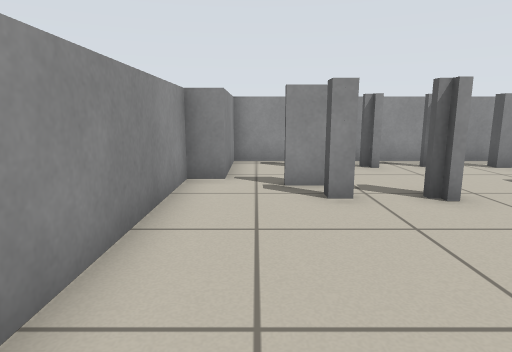
View 1 (above)

20 first-person views from a walk through a robot-simulator world made for Stage. The camera is 0.69 m above the floor, tilts 10° down and sees 75° across. Floor lines are 1 m apart. The floor is counted in squares, 0.5 m on a side. Each view is taken from the middle of a square. On the plan, view 1 faces up. The plan holds only what a view shows up to about 15 squares ahead; the rest is blank. The place goes on beyond the plan. The robots in the file are not drawn.

View 2
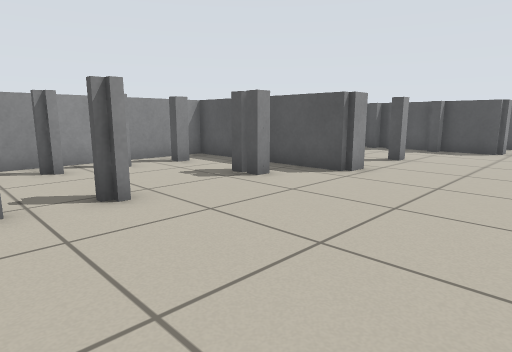

View 3
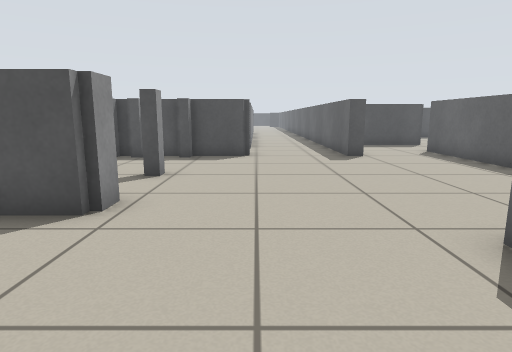

View 4
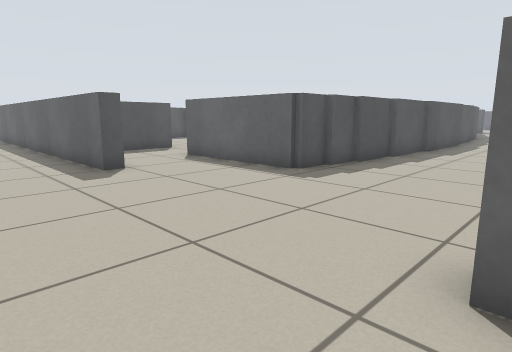

View 5
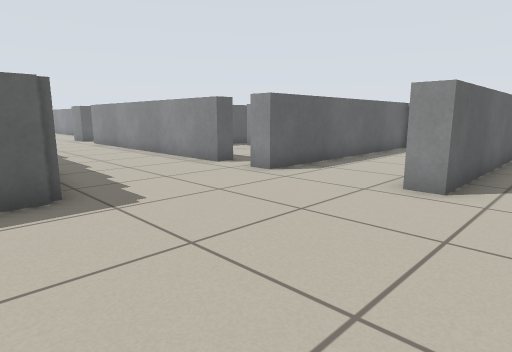

View 6
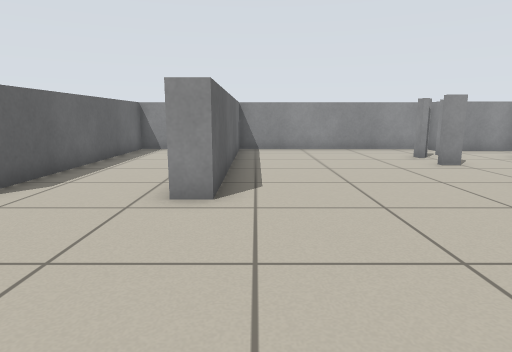

View 7
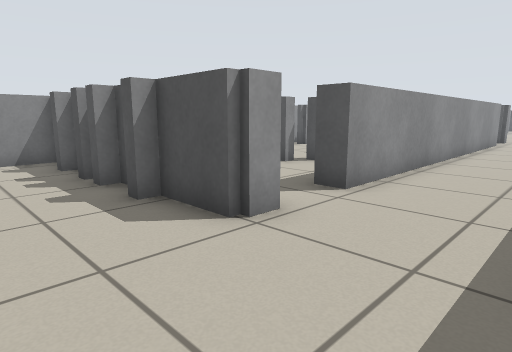

View 8
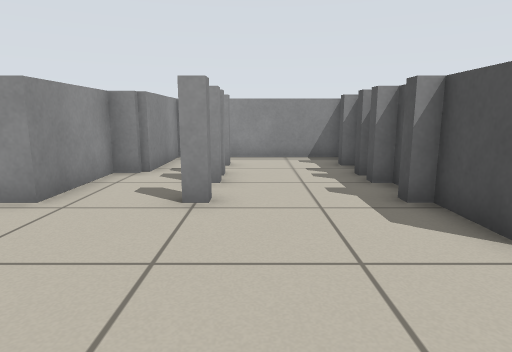

View 9
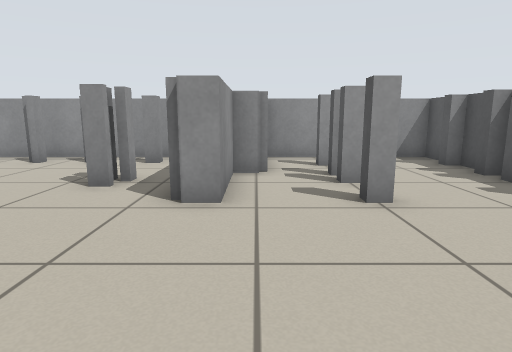

View 10
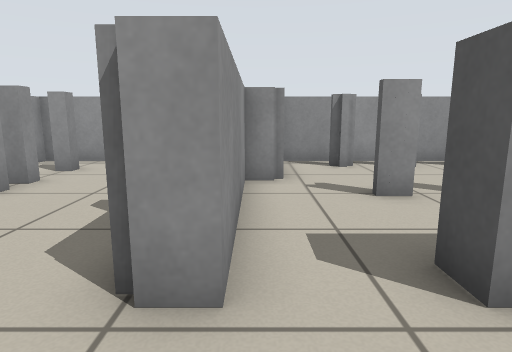

View 11
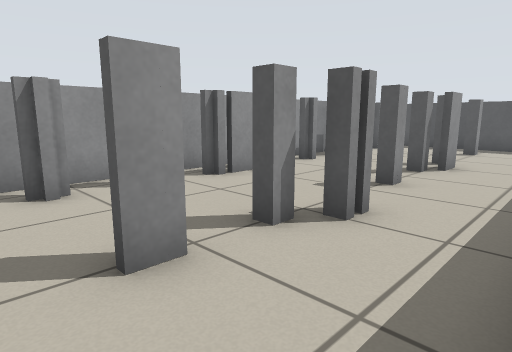

View 12
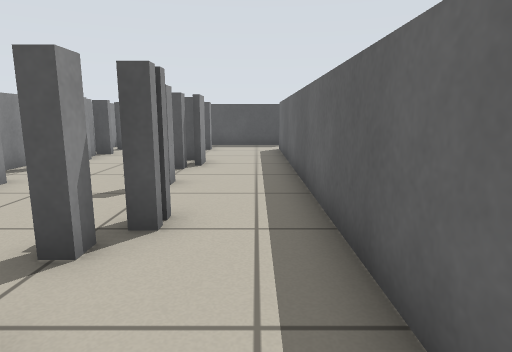

View 13
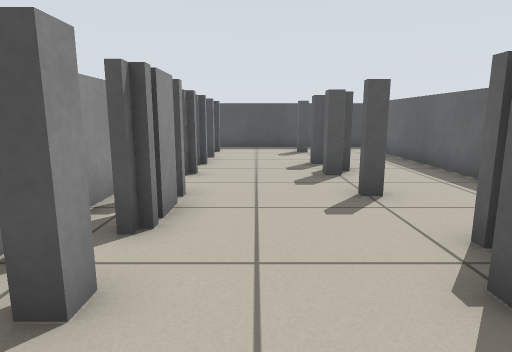

View 14
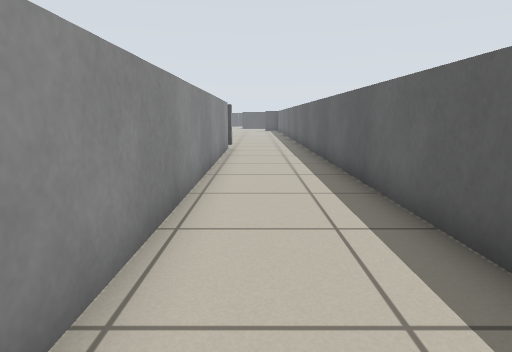

View 15
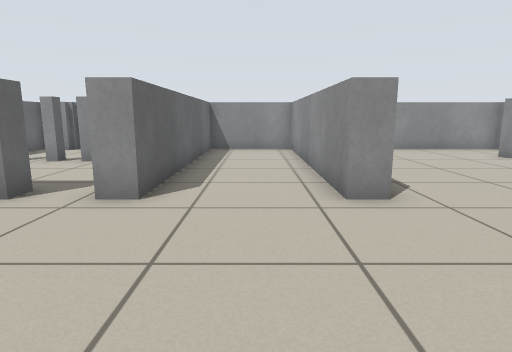

View 16
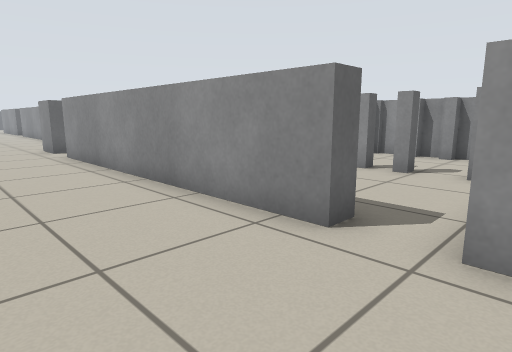

View 17
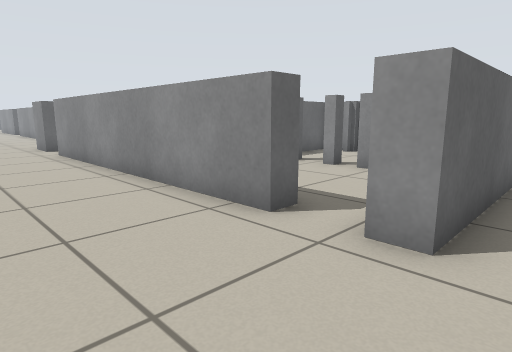

View 18
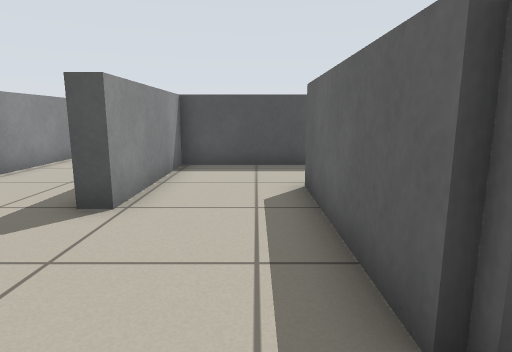

View 19
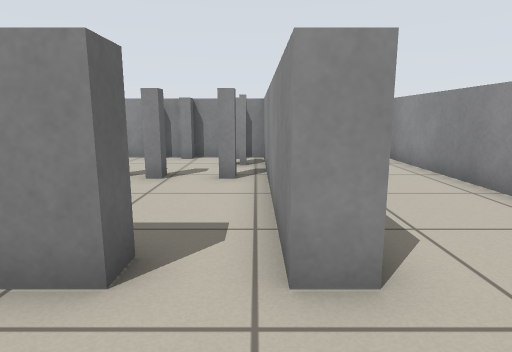

View 20
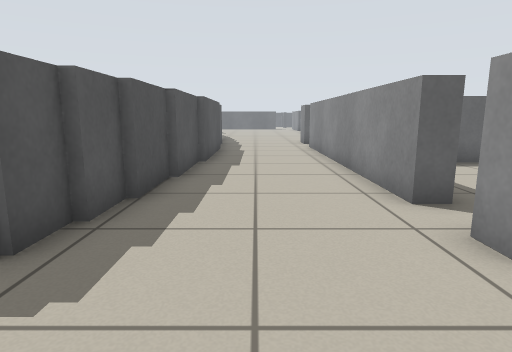

### Floor plan
Key: @ floor where view 1 was taken; # wall or solid block; x gap in a wall; . floor; = window, fence, low wall or low ledge.
Columns run from 2 left of view 1 to 32 right of it. Each row starts with its distance up from view 1.
 11  ##################################
 10  #.........##.....##====.=# .=.====
  9  #.=.=.=.=.##.=..=##==.=.===.=.=.==
  8 ##.........##.....##=..............
  7 #=.=.....=.#=.=..=#=...............
  6 #..===...=.#..=..=#=.=.x==.=.===..=
  5 #....=.....#..=..=#=....=..........
  4 #..........=..=...#=...............
  3 #.................#=.==============
  2 #.................=..==============
  1 #..................................
  0 #.@................................
 -1 ##########........=================
 -2 #.................=====##
 -3 #......................#
 -4 #......................#
 -5 #=========.....======..#
 -6 #=========....==     ..#
 -7 #= #==...x....=
 -8 #=..==...#....=
 -9 #=..==...#....=
-10 #=..==.. #....#
-11 #=..= .. #....#
-12 #==  ==  #....#
-13          #....#
-14          #....#
-15          #....#

Where each view was taken, in squares from view 1:
view 1: 0 up, 0 right, facing up
view 2: 0 up, 1 right, facing up-right
view 3: 2 up, 4 right, facing right
view 4: 2 up, 7 right, facing down-right
view 5: 1 up, 14 right, facing down-left
view 6: 0 up, 13 right, facing left
view 7: 1 down, 13 right, facing up-right
view 8: 1 down, 13 right, facing up
view 9: 1 down, 10 right, facing up
view 10: 0 up, 17 right, facing up
view 11: 3 up, 18 right, facing up-right
view 12: 4 up, 18 right, facing right
view 13: 8 up, 19 right, facing right
view 14: 1 up, 18 right, facing right
view 15: 3 down, 13 right, facing left
view 16: 5 down, 11 right, facing down-left
view 17: 4 down, 11 right, facing down-left
view 18: 4 down, 11 right, facing right
view 19: 6 down, 10 right, facing left
view 20: 2 down, 10 right, facing down
